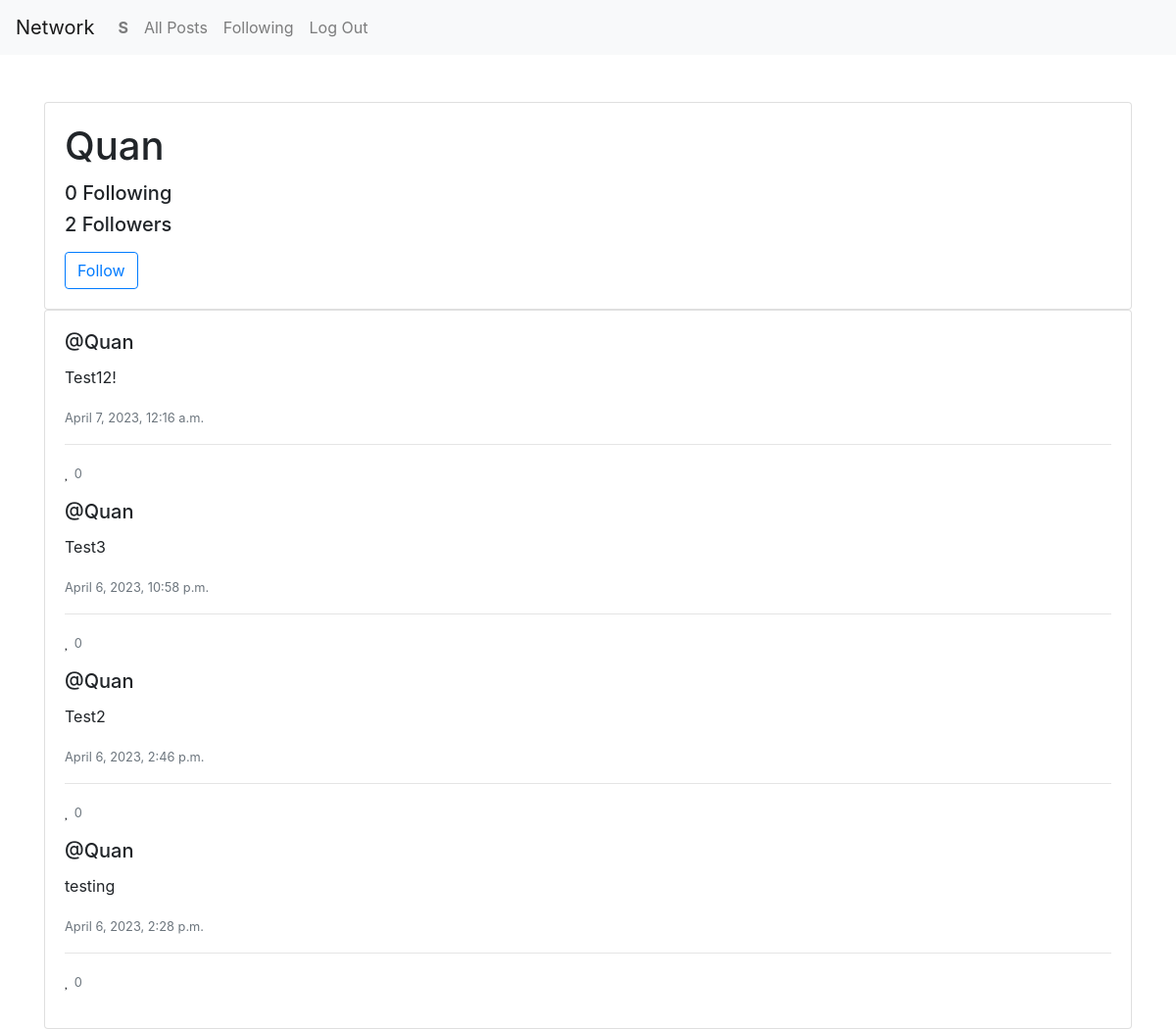
The page /profile/1 (signed in) on the database as committed earlier.
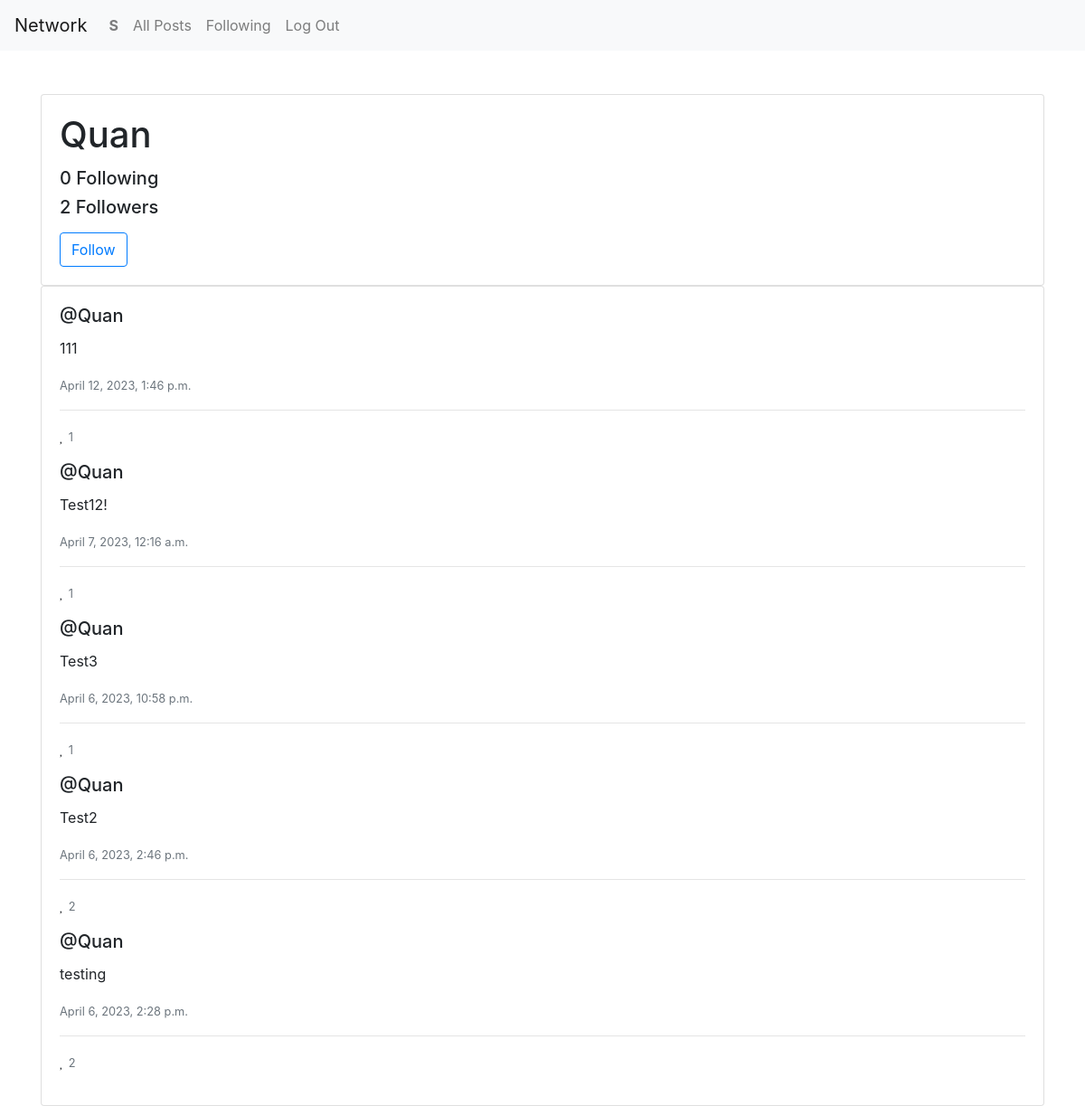
The same page on the database as committed later.
### network/models.py (models this page shows, shortened)
class Post(models.Model):
    content = models.CharField(max_length=140)
    user = models.ForeignKey(User, on_delete=models.CASCADE, related_name="author")
    date = models.DateTimeField(auto_now_add=True)

class User(AbstractUser):
    pass

### network/views.py (the view)
# urls.py: path("profile/<int:user_id>", views.profile, name="profile"),
def profile(request, user_id):
    user = get_object_or_404(User, id=user_id)
    all_posts = Post.objects.filter(user=user).order_by("-id")
    following = Follow.objects.filter(user=user)
    followers = Follow.objects.filter(user_follower=user)
    is_following = followers.filter(user=request.user).exists()
    paginator = Paginator(all_posts, 10)
    page_number = request.GET.get('page')
    posts_of_the_page = paginator.get_page(page_number)
    return render(request, "network/profile.html", {
        "all_posts": all_posts,
        "posts_of_the_page": posts_of_the_page,
        "username": user.username,
        "following": following,
        "followers": followers,
        "is_following": is_following,
        "user_profile": user
    })

### network/templates/network/profile.html (shortened to what this page needs)
{% extends "network/layout.html" %}
{% block body %}
    <div class="container mt-5">
        <div class="card">
            <div class="card-body">
                <h1 class="card-title">{{username}}</h1>
                <h5 class="card-text"><span id="sp_following">{{followers.count}}</span> Following</h5>
                <h5 class="card-text"><span id="sp_followers">{{following.count}}</span> Followers</h5>
                {% if user.is_authenticated and user.id != user_profile.id %}
                <p class="card-text">
                {% if is_following > 0 %}
                    <button id="btnfollow" data-id="{{user_profile.id}}" type="button" class="btn btn-primary">Following</button>
                {% else %}
                    <button id="btnfollow" data-id="{{user_profile.id}}" type="button" class="btn btn-outline-primary">Follow</button>
                {%endif%}
                </p>
                {%endif%}
            </div>
        </div>
        <div class="row">
            <div class="col">
                <div class="card">
                    <div class="card-body">
                        {% if posts_of_the_page %}
                            {% for post in posts_of_the_page %}
                                <h5 class="card-title">@{{ post.user }}</h5>
                                <p class="card-text">{{ post.content }}</p>
                                <p class="card-text"><small class="text-muted">{{ post.date }}</small></p>
                                <hr>
                                <p class="card-text">
                                    <div data-id="{{post.id}}"
                                        class="card-link {% if post.current_like > 0 %} fas {%else%} far {% endif %} fa-heart">&nbsp<small
                                            class="text-muted">{{post.like_set.count}}</small>
                                            </div>
                                </p>
                            {% endfor %}
                        {% else %}
                            <p class="text-center">No posts yet.</p>
                        {% endif %}
                    </div>
                </div>
            </div>
        </div>
    </div>
{% endblock %}

Rows that differ between the two databases and show on the page:
added Post: user "Quan", content "111", date "April 12, 2023, 1:46 p.m.", like_set.count "1"
computed for Post "Test12!": like_set.count "0" → "1"
computed for Post "Test3": like_set.count "0" → "1"
computed for Post "Test2": like_set.count "0" → "2"
computed for Post "testing": like_set.count "0" → "2"
